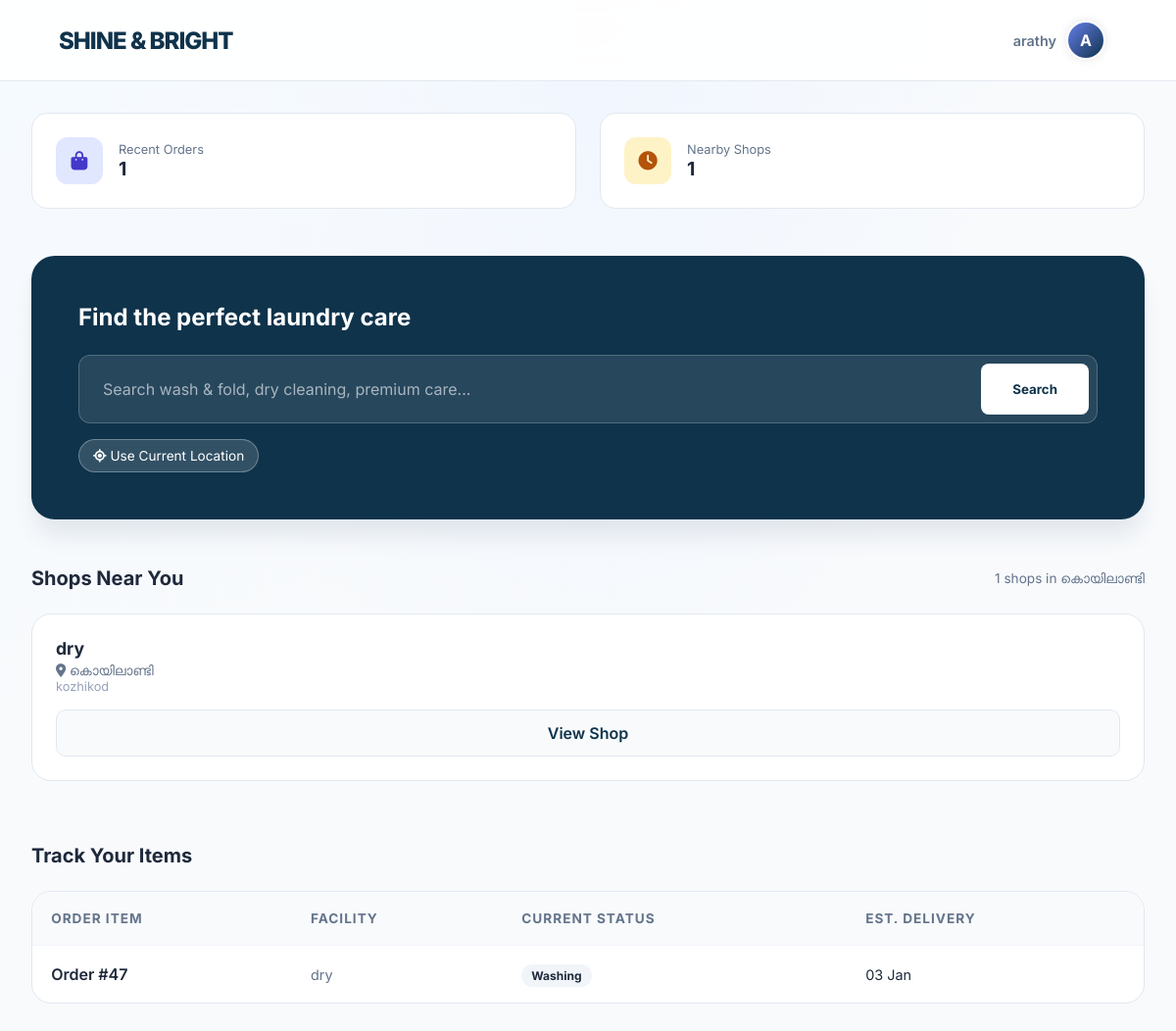
The app's page /dashboard/ (signed in), older data.
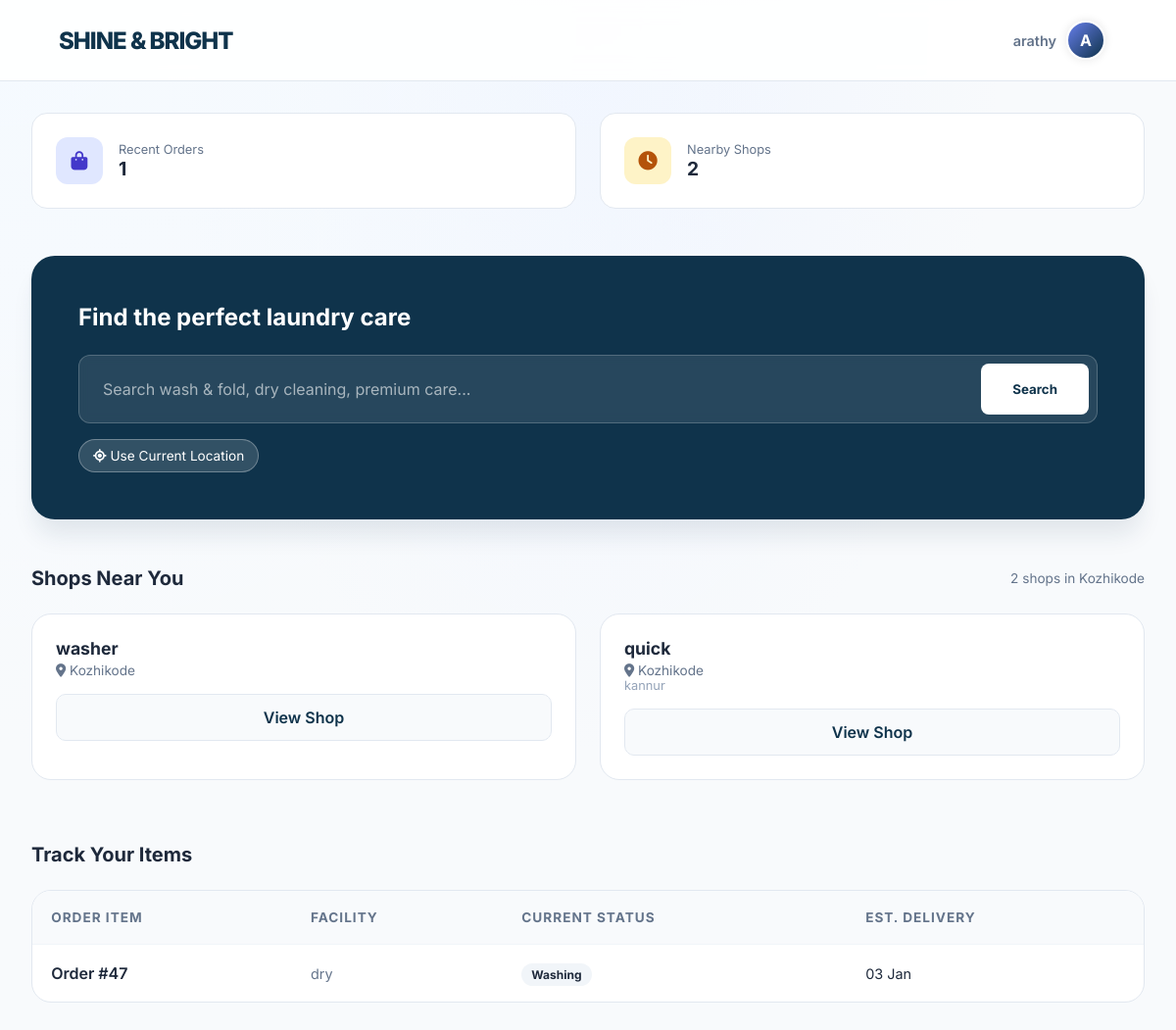
The same page, newer data.
### shop/models.py (models this page shows, shortened)
class Profile(models.Model):
    user = models.OneToOneField(User, on_delete=models.CASCADE)
    full_name = models.CharField(max_length=100, blank=True)
    phone = models.CharField(max_length=15, blank=True)
    profile_image = CloudinaryField('image', blank=True, null=True)
    city = models.CharField(max_length=100, blank=True)
    latitude = models.FloatField(blank=True, null=True)
    longitude = models.FloatField(blank=True, null=True)
    email_verified = models.BooleanField(default=False)
    notifications_enabled = models.BooleanField(default=True)
    login_email_sent = models.BooleanField(default=False)

class LaundryShop(models.Model):
    name = models.CharField(max_length=100, unique=True)
    email = models.EmailField(unique=True)
    password = models.CharField(max_length=128, blank=True)
    address = models.TextField(blank=True)
    phone = models.CharField(max_length=15, blank=True)
    city = models.CharField(max_length=100, blank=True)
    latitude = models.FloatField(blank=True, null=True)
    longitude = models.FloatField(blank=True, null=True)
    is_approved = models.BooleanField(default=False)
    is_open = models.BooleanField(default=True)
    created_at = models.DateTimeField(default=timezone.now)
    razorpay_account_id = models.CharField(
        max_length=100,
        blank=True,
        null=True,
        help_text="Razorpay Account ID for marketplace payments"
    )
    razorpay_key_id = models.CharField(
        max_length=100,
        blank=True,
        null=True,
        help_text="Razorpay Key ID for shop payments"
    )
    razorpay_key_secret = models.CharField(
        max_length=100,
        blank=True,
        null=True,
        help_text="Razorpay Key Secret for shop payments"
    )
    bank_account_holder_name = models.CharField(
        max_length=100,
        blank=True,
        null=True,
        help_text="Account holder name as per bank records"
    )
    bank_account_number = models.CharField(
        max_length=50,
        blank=True,
        null=True,
        help_text="Bank account number"
    )
    bank_ifsc_code = models.CharField(
        max_length=11,
        blank=True,
        null=True,
        help_text="IFSC code (e.g., HDFC0001234)"
    )
    bank_name = models.CharField(
        max_length=100,
        blank=True,
        null=True,
        help_text="Bank name (e.g., HDFC Bank, SBI)"
    )
    bank_branch = models.CharField(
        max_length=100,
        blank=True,
        null=True,
        help_text="Bank branch name"
    )
    bank_account_type = models.CharField(
        max_length=20,
        choices=[
            ('Savings', 'Savings'),
            ('Current', 'Current'),
        ],
        blank=True,
        null=True,
        help_text="Type of bank account"
    )

class Order(models.Model):
    STATUS_CHOICES = [
        ('Pending', 'Pending'),
        ('Pickup', 'Pickup'),
        ('Washing', 'Washing'),
        ('Drying', 'Drying'),
        ('Ironing', 'Ironing'),
        ('Ready', 'Ready for Pickup'),
        ('Completed', 'Completed'),
    ]
    PAYMENT_CHOICES = [
        ('Pending', 'Pending'),
        ('Completed', 'Completed'),
    ]
    user = models.ForeignKey(User, on_delete=models.CASCADE)
    shop = models.ForeignKey(LaundryShop, on_delete=models.CASCADE)
    branch = models.ForeignKey(Branch, on_delete=models.CASCADE, blank=True, null=True)
    base_amount = models.DecimalField(max_digits=10, decimal_places=2, default=0)
    platform_fee = models.DecimalField(max_digits=10, decimal_places=2, default=0)
    delivery_fee = models.DecimalField(max_digits=10, decimal_places=2, default=0)
    gst_amount = models.DecimalField(max_digits=10, decimal_places=2, default=0)
    amount = models.DecimalField(
        max_digits=10,
        decimal_places=2,
        help_text="Final payable amount (base + fees + GST)"
    )
    cloth_status = models.CharField(
        max_length=20,
        choices=STATUS_CHOICES,
        default='Pending'
    )
    payment_status = models.CharField(
        max_length=20,
        choices=PAYMENT_CHOICES,
        default='Pending'
    )
    pickup_date = models.DateTimeField(blank=True, null=True)
    delivery_date = models.DateTimeField(blank=True, null=True)
    delivery_name = models.CharField(max_length=100, blank=True)
    delivery_address = models.TextField(blank=True)
    delivery_phone = models.CharField(max_length=15, blank=True)
    special_instructions = models.TextField(blank=True)
    created_at = models.DateTimeField(default=timezone.now)
    delay_notified = models.BooleanField(default=False)
    thank_you_sent = models.BooleanField(default=False)
    razorpay_payment_id = models.CharField(max_length=100, blank=True, null=True)
    razorpay_order_id = models.CharField(max_length=100, blank=True, null=True)

### shop/views.py (the view)
# urls.py: path("dashboard/", views.user_dashboard, name="dashboard"),
@login_required
def user_dashboard(request):
    pending = Order.objects.filter(
        user=request.user,
        cloth_status="Pending",
        payment_status="Completed"
    ).count()
    completed = Order.objects.filter(
        user=request.user,
        cloth_status="Completed",
        payment_status="Completed"
    ).count()
    spent = (
        Order.objects
        .filter(user=request.user, payment_status="Completed")
        .aggregate(total=Sum("amount"))["total"]
        or 0
    )
    cloth_status = get_cloth_status(request.user)
    search_query = request.GET.get("search", "").strip()
    user_city = None
    try:
        user_city = request.user.profile.city.strip()
    except:
        user_city = None
    services_nearby = []
    shops_nearby = []
    nearby_shop_count = 0
    if search_query:
        services = (
            Service.objects
            .filter(name__icontains=search_query)
            .select_related("branch__shop")
            .filter(branch__shop__is_approved=True)
        )
        if user_city:
            city_services = services.filter(
                branch__shop__city__iexact=user_city
            )
            services_nearby = city_services[:10] if city_services.exists() else services[:10]
        else:
            services_nearby = services[:10]
    elif user_city:
        services_nearby = Service.objects.filter(
            branch__shop__is_approved=True,
            branch__shop__city__iexact=user_city
        ).select_related('branch__shop')[:10]
        nearby_shops_qs = (
            LaundryShop.objects
            .filter(is_approved=True, city__iexact=user_city)
            .order_by("id")   # 🔑 FORCE deterministic rows
            .distinct()
        )
        shops_nearby = nearby_shops_qs[:10]
        nearby_shop_count = nearby_shops_qs.count()
    create_order_notifications(request.user)
    create_welcome_notifications(request.user)
    recent_notifications = (
        Notification.objects
        .filter(user=request.user, is_read=False)
        .order_by("-created_at")[:5]
    )
    recent_notifications = [
        {
            "id": n.id,
            "title": n.title,
            "message": n.message,
            "time": n.created_at,
            "icon": n.icon,
            "color": n.color,
            "is_read": n.is_read,
        }
        for n in recent_notifications
    ]
    if hasattr(request.user, "profile") and request.user.profile.notifications_enabled:
        unread_count = Notification.objects.filter(
            user=request.user,
            is_read=False
        ).count()
    else:
        unread_count = 0
    previous_shops = (
        LaundryShop.objects
        .filter(
            order__user=request.user,
            order__cloth_status="Completed",
            order__payment_status="Completed",
        )
        .distinct()
    )
    return render(
        request,
        "user_dashboard.html",
        {
            "pending_count": pending,
            "completed_count": completed,
            "total_spent": spent,
            "cloth_status": cloth_status,
            "services_nearby": services_nearby,
            "shops_nearby": shops_nearby,
            "nearby_shop_count": nearby_shop_count,   # 🔑 ACCURATE COUNT
            "search_query": search_query,
            "user_city": user_city,
            "recent_notifications": recent_notifications,
            "unread_count": unread_count,
            "previous_shops": previous_shops,
        },
    )

### shop/templates/user_dashboard.html (shortened to what this page needs)
{% load static %}
<!DOCTYPE html>
<html lang="en">
<head>
    <link rel="stylesheet" href="https://cdnjs.cloudflare.com/ajax/libs/font-awesome/6.4.0/css/all.min.css">
</head>
<body>
    <nav class="top-nav">
        <div class="logo-text">SHINE & BRIGHT</div>
        <div class="user-profile-trigger" id="profileToggle">
            <span style="font-size: 0.9rem; font-weight: 600; color: var(--text-muted)">{{ request.user.username }}</span>
            {% if request.user.profile.profile_image %}
                <img src="{{ request.user.profile.profile_image.url }}" class="avatar" alt="Profile">
            {% else %}
                <div class="avatar avatar-fallback">
                    {{ request.user.username|slice:":1"|upper }}
                </div>
            {% endif %}
        </div>
    </nav>
    <div class="dashboard-container">
        <div class="stats-row">
            <div class="stat-card">
                <div class="stat-icon" style="background: #e0e7ff; color: #4338ca"><i class="fas fa-shopping-bag"></i></div>
                <div>
                    <p style="font-size: 0.8rem; color: var(--text-muted)">Recent Orders</p>
                    <p style="font-weight: 700; font-size: 1.2rem">{{ cloth_status|length }}</p>
                </div>
            </div>
            <div class="stat-card">
                <div class="stat-icon" style="background: #fef3c7; color: #b45309"><i class="fas fa-clock"></i></div>
                <div>
                    <p style="font-size: 0.8rem; color: var(--text-muted)">Nearby Shops</p>
                    <p style="font-weight: 700; font-size: 1.2rem">{{ nearby_shop_count }}</p>
                </div>
            </div>
        </div>
        <div class="search-wrapper">
            <h2>Find the perfect laundry care</h2>
            <form method="GET" class="modern-search-bar">
                <input type="text" name="search" value="{{ search_query }}" placeholder="Search wash & fold, dry cleaning, premium care...">
                <button type="submit" class="search-btn-alt">Search</button>
            </form>
            <div style="margin-top: 16px; display: flex; align-items: center; gap: 12px;">
                <button id="useLiveLocationBtn"
                        style="
                            background: rgba(255,255,255,0.15);
                            color: #fff;
                            border: 1px solid rgba(255,255,255,0.3);
                            padding: 8px 14px;
                            border-radius: 999px;
                            font-size: 0.85rem;
                            cursor: pointer;
                        ">
                    <i class="fas fa-location-crosshairs"></i>
                    Use Current Location
                </button>
            </div>
        </div>
        <div class="section-header">
            <h2>Shops Near You</h2>
            {% if user_city %}
                <span style="font-size: 0.85rem; color: var(--text-muted);">
                    {{ nearby_shop_count }} shops in {{ user_city }}
                </span>
            {% endif %}
        </div>
        {% if shops_nearby %}
            <div class="modern-grid">
                {% for shop in shops_nearby %}
                    <div class="shop-card">
                        <div class="card-body">
                            <h3 style="font-size: 1.1rem; font-weight: 700;">
                                {{ shop.name }}
                            </h3>
                            <p style="font-size: 0.85rem; color: #64748b; margin-top: 4px;">
                                <i class="fas fa-map-marker-alt"></i>
                                {{ shop.city }}
                            </p>
                            {% if shop.address %}
                                <p style="font-size: 0.8rem; color: #94a3b8;">
                                    {{ shop.address|truncatechars:60 }}
                                </p>
                            {% endif %}
                            <a href="{% url 'shop_detail' shop.id %}" class="btn-main">
                                View Shop
                            </a>
                        </div>
                    </div>
                {% endfor %}
            </div>
        {% endif %}
        <div class="section-header">
            <h2>Track Your Items</h2>
        </div>
        <div class="table-container">
            <table class="modern-table">
                <thead>
                    <tr>
                        <th>Order Item</th>
                        <th>Facility</th>
                        <th>Current Status</th>
                        <th>Est. Delivery</th>
                    </tr>
                </thead>
                <tbody>
                    {% for cloth in cloth_status %}
                    <tr>
                        <td style="font-weight: 600;">{{ cloth.cloth_name }}</td>
                        <td style="color: var(--text-muted); font-size: 0.9rem;">{{ cloth.shop_name }}</td>
                        <td><span class="status-pill">{{ cloth.status }}</span></td>
                        <td style="font-size: 0.9rem;">{% if cloth.delivery_date %}{{ cloth.delivery_date|date:"d M" }}{% else %}Calculating...{% endif %}</td>
                    </tr>
                    {% empty %}
                    <tr>
                        <td colspan="4" style="text-align: center; color: var(--text-muted); padding: 3rem;">No active orders to track.</td>
                    </tr>
                    {% endfor %}
                </tbody>
            </table>
        </div>
    </div>
</body>
</html>

Row changes from the older to the newer data that the page shows:
no longer on one of the page's lists (row unchanged): LaundryShop: name "dry", city "കൊയിലാണ്ടി", address "kozhikod"
changed Profile: city "കൊയിലാണ്ടി" → "Kozhikode"
now on this page (row unchanged): LaundryShop: name "washer", city "Kozhikode"
now on this page (row unchanged): LaundryShop: name "quick", city "Kozhikode", address "kannur"
Text that changed along with them:
{{ nearby_shop_count }}: "1" → "2"
